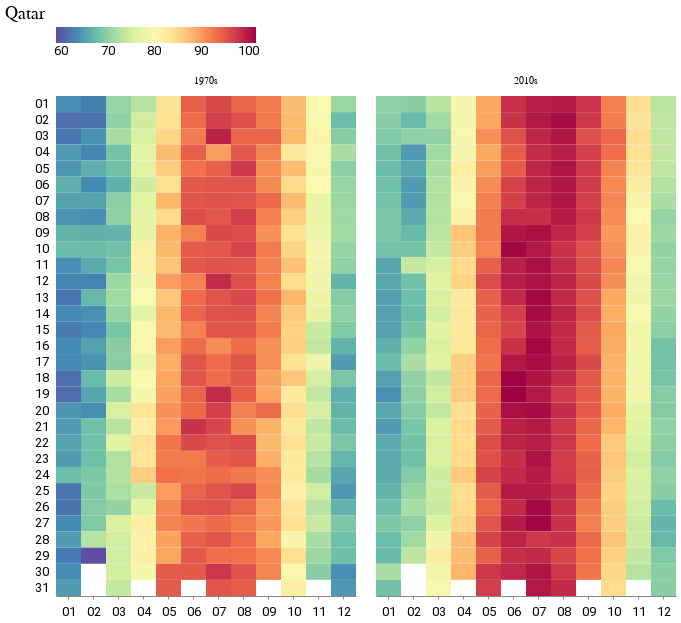

The notebook cell this image was saved under:
### Code cell
doha_heatmap

### Figure 1 — Vega-Lite specification as saved in the notebook (floating-point values rounded to 4 significant figures; data arrays with more than 128 entries replaced by an {"elided": "..."} marker saying what was removed)
{"config": {"view": {"width": 800, "height": 450, "strokeOpacity": 0}, "background": "#ffffff", "title": {"anchor": "start", "font": "Summit Sans", "fontColor": "palette[\"black\"]", "fontSize": 18, "fontWeight": "normal"}, "arc": {"fill": "#00d4d8"}, "area": {"fill": "#00d4d8"}, "line": {"stroke": "#00d4d8", "strokeWidth": 3}, "path": {"stroke": "#00d4d8"}, "rect": {"fill": "#00d4d8"}, "shape": {"stroke": "#00d4d8"}, "bar": {"fill": "#00d4d8"}, "point": {"stroke": "#00d4d8"}, "symbol": {"fill": "#00d4d8", "size": 30}, "axis": {"titleFont": "Roboto", "titleFontSize": 15, "titleFontWeight": "normal", "labelFont": "Roboto, sans", "labelFontSize": 13, "labelFontWeight": "normal"}, "axisX": {"labelAngle": 0, "labelPadding": 6, "tickSize": 3, "grid": false}, "axisY": {"labelBaseline": "middle", "maxExtent": 45, "minExtent": 45, "titleAlign": "left", "titleAngle": 0, "titleX": -45, "titleY": -11, "domainOpacity": 0, "gridWidth": 0.6, "gridColor": "#dddddd", "offset": 6, "tickSize": 0, "titleColor": "#767676"}, "legend": {"titleFont": "Roboto", "titleFontSize": 15, "titleFontWeight": "normal", "symbolType": "square", "labelFont": "Roboto, sans", "labelFontSize": 13, "orient": "top"}, "range": {"category": ["#005f66", "#e37e2d", "#d64a3b", "#76b0ef", "#c1bc40"], "diverging": ["#e68a4f", "#f4bb6a", "#f9e39c", "#dadfe2", "#a6b7c6", "#849eae"], "heatmap": ["#7ff6f6", "#00eeef", "#00d4d8", "#00abb2", "#00848b", "#fbf2c7", "#00363d"], "ordinal": ["#7ff6f6", "#00eeef", "#00d4d8", "#00abb2", "#00848b", "#fbf2c7", "#00363d"], "ramp": ["#7ff6f6", "#00eeef", "#00d4d8", "#00abb2", "#00848b", "#fbf2c7", "#00363d"]}}, "data": {"name": "data-88914e9b69d94f4a5451457f308ec12f"}, "mark": "rect", "encoding": {"color": {"field": "mean", "scale": {"reverse": true, "scheme": "spectral"}, "title": "", "type": "quantitative"}, "facet": {"columns": 4, "field": "decade", "title": "", "type": "nominal"}, "x": {"axis": {"title": ""}, "field": "month", "type": "ordinal"}, "y": {"axis": {"title": ""}, "field": "day", "type": "ordinal"}}, "height": 500, "title": "Qatar", "width": 300, "$schema": "https://vega.github.io/schema/vega-lite/v4.17.0.json", "datasets": {"data-88914e9b69d94f4a5451457f308ec12f": {"elided": "732 records"}}}
